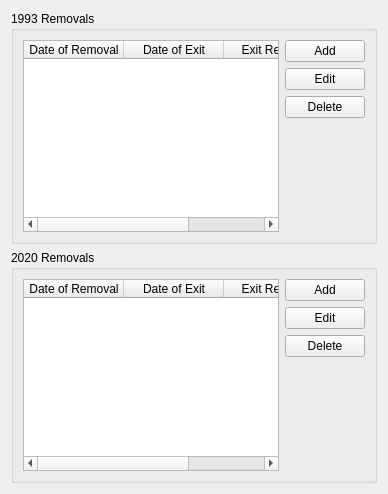
       <widget class="QWidget" name="removal_tab">
        <attribute name="title">
         <string>Removals</string>
        </attribute>
        <layout class="QVBoxLayout" name="verticalLayout_3">
         <item>
          <widget class="QGroupBox" name="groupBox">
           <property name="title">
            <string>1993 Removals</string>
           </property>
           <layout class="QHBoxLayout" name="horizontalLayout_24">
            <item>
             <widget class="QTableWidget" name="removal_1993_table">
              <property name="editTriggers">
               <set>QAbstractItemView::NoEditTriggers</set>
              </property>
              <property name="alternatingRowColors">
               <bool>true</bool>
              </property>
              <property name="selectionMode">
               <enum>QAbstractItemView::SingleSelection</enum>
              </property>
              <property name="selectionBehavior">
               <enum>QAbstractItemView::SelectRows</enum>
              </property>
              <attribute name="verticalHeaderVisible">
               <bool>false</bool>
              </attribute>
              <attribute name="verticalHeaderHighlightSections">
               <bool>false</bool>
              </attribute>
              <column>
               <property name="text">
                <string>Date of Removal</string>
               </property>
              </column>
              <column>
               <property name="text">
                <string>Date of Exit</string>
               </property>
              </column>
              <column>
               <property name="text">
                <string>Exit Reason</string>
               </property>
              </column>
             </widget>
            </item>
            <item>
             <layout class="QVBoxLayout" name="verticalLayout_12">
              <item>
               <widget class="QPushButton" name="removal_1993_add_button">
                <property name="text">
                 <string>Add</string>
                </property>
                <property name="autoDefault">
                 <bool>false</bool>
                </property>
               </widget>
              </item>
              <item>
               <widget class="QPushButton" name="removal_1993_edit_button">
                <property name="text">
                 <string>Edit</string>
                </property>
                <property name="autoDefault">
                 <bool>false</bool>
                </property>
               </widget>
              </item>
              <item>
               <widget class="QPushButton" name="removal_1993_delete_button">
                <property name="text">
                 <string>Delete</string>
                </property>
                <property name="autoDefault">
                 <bool>false</bool>
                </property>
               </widget>
              </item>
              <item>
               <spacer name="verticalSpacer_7">
                <property name="orientation">
                 <enum>Qt::Vertical</enum>
                </property>
                <property name="sizeHint" stdset="0">
                 <size>
                  <width>20</width>
                  <height>40</height>
                 </size>
                </property>
               </spacer>
              </item>
             </layout>
            </item>
           </layout>
          </widget>
         </item>
         <item>
          <widget class="QGroupBox" name="groupBox_2">
           <property name="title">
            <string>2020 Removals</string>
           </property>
           <layout class="QHBoxLayout" name="horizontalLayout_12">
            <item>
             <widget class="QTableWidget" name="removal_2020_table">
              <property name="editTriggers">
               <set>QAbstractItemView::NoEditTriggers</set>
              </property>
              <property name="alternatingRowColors">
               <bool>true</bool>
              </property>
              <property name="selectionMode">
               <enum>QAbstractItemView::SingleSelection</enum>
              </property>
              <property name="selectionBehavior">
               <enum>QAbstractItemView::SelectRows</enum>
              </property>
              <column>
               <property name="text">
                <string>Date of Removal</string>
               </property>
              </column>
              <column>
               <property name="text">
                <string>Date of Exit</string>
               </property>
              </column>
              <column>
               <property name="text">
                <string>Exit Reason</string>
               </property>
              </column>
             </widget>
            </item>
            <item>
             <layout class="QVBoxLayout" name="verticalLayout_13">
              <item>
               <widget class="QPushButton" name="removal_2020_add_button">
                <property name="text">
                 <string>Add</string>
                </property>
                <property name="autoDefault">
                 <bool>false</bool>
                </property>
               </widget>
              </item>
              <item>
               <widget class="QPushButton" name="removal_2020_edit_button">
                <property name="text">
                 <string>Edit</string>
                </property>
                <property name="autoDefault">
                 <bool>false</bool>
                </property>
               </widget>
              </item>
              <item>
               <widget class="QPushButton" name="removal_2020_delete_button">
                <property name="text">
                 <string>Delete</string>
                </property>
                <property name="autoDefault">
                 <bool>false</bool>
                </property>
               </widget>
              </item>
              <item>
               <spacer name="verticalSpacer_11">
                <property name="orientation">
                 <enum>Qt::Vertical</enum>
                </property>
                <property name="sizeHint" stdset="0">
                 <size>
                  <width>20</width>
                  <height>40</height>
                 </size>
                </property>
               </spacer>
              </item>
             </layout>
            </item>
           </layout>
          </widget>
         </item>
        </layout>
       </widget>
